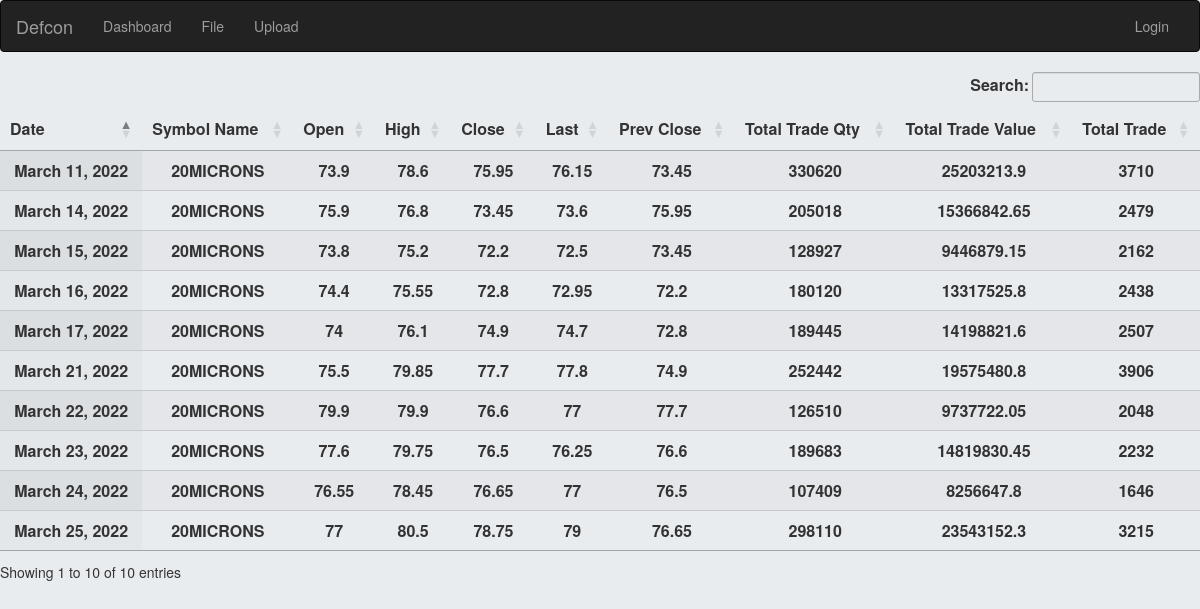
/symbol/1, run on the app's committed database.
### dashboard/models.py (models this page shows, shortened)
class NSEDailyData(models.Model):
    symbol = models.ForeignKey(NSESymbol, on_delete=models.CASCADE)
    open = models.CharField(max_length=20, null=True)
    high = models.CharField(max_length=20, null=True)
    low = models.CharField(max_length=20, null=True)
    close = models.CharField(max_length=20, null=True)
    last = models.CharField(max_length=20, null=True)
    prev_close = models.CharField(max_length=20, null=True)
    tot_trd_qty = models.CharField(max_length=20, null=True)
    tot_trd_val = models.CharField(max_length=20, null=True)
    tot_trd = models.CharField(max_length=20, null=True)
    timestamp = models.DateField()

class NSESymbol(models.Model):
    symbol_name = models.CharField(max_length=1000)
    series = models.CharField(max_length=4, null=True)
    isin = models.CharField(max_length=100, null=True)
    def __str__(self):
        return self.symbol_name

### dashboard/views.py (the view)
# urls.py: path('symbol/<int:pk>', views.NSESymbolDetailView.as_view(), name='symbol'),
class NSESymbolDetailView(View):
    def get(self, request, *args, **kwargs):
        symbol_data = NSEDailyData.objects.filter(symbol_id = kwargs['pk'])
        context = {'symbol_data': symbol_data}
        return render(request, 'dashboard/nse_symbol_detail.html', context)

### dashboard/templates/dashboard/nse_symbol_detail.html (shortened to what this page needs)
{% extends 'base.html' %}
{% load static %}
{% load crispy_forms_tags %}
{% block content %}
<link rel="stylesheet" href="{% static 'css/style.css' %}">
<table id="votes_list" class="display", style="width:100%">
     <thead>
         <tr>
            <th>Date</th>
            <th>Symbol Name</th>
             <th>Open</th>
             <th>High</th>
             <th>Close</th>
             <th>Last</th>
             <th>Prev Close</th>
             <th>Total Trade Qty</th>
             <th>Total Trade Value</th>
             <th>Total Trade</th>
         </tr>
     </thead>
     <tbody>
        {% for data in symbol_data %}
            <tr>
                <th>{{data.timestamp}}</th>
                <th>{{data.symbol}}</th>
                <th>{{ data.open}}</th>
                <th>{{ data.high}}</th>
                <th>{{ data.close}}</th>
                <th>{{ data.last}}</th>
                <th>{{ data.prev_close}}</th>
                <th>{{ data.tot_trd_qty}}</th>
                <th>{{ data.tot_trd_val}}</th>
                <th>{{ data.tot_trd}}</th>
            </tr>
        {% endfor %}
     </tbody>
</table>
{% endblock %}

### static_my_proj/css/style.css (style rules this page uses)
td, th { text-align:center; }

### data on the page
NSEDailyData: timestamp "March 24, 2022", symbol "20MICRONS", open "76.55", high "78.45", close "76.65", last "77", prev_close "76.5", tot_trd_qty "107409", tot_trd_val "8256647.8", tot_trd "1646"
NSEDailyData: timestamp "March 23, 2022", symbol "20MICRONS", open "77.6", high "79.75", close "76.5", last "76.25", prev_close "76.6", tot_trd_qty "189683", tot_trd_val "14819830.45", tot_trd "2232"

### other printed values
{{ brand_name }} "Defcon"
